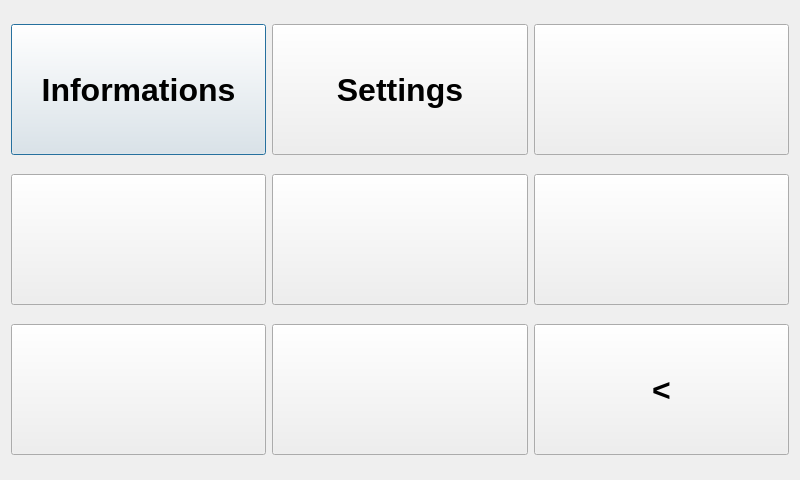
<?xml version="1.0" encoding="UTF-8"?>
<ui version="4.0">
 <class>SystemMenu</class>
 <widget class="QDialog" name="SystemMenu">
  <property name="geometry">
   <rect>
    <x>0</x>
    <y>0</y>
    <width>800</width>
    <height>480</height>
   </rect>
  </property>
  <property name="windowTitle">
   <string>Dialog</string>
  </property>
  <layout class="QGridLayout" name="gridLayout">
   <item row="0" column="0">
    <widget class="QPushButton" name="music_button">
     <property name="minimumSize">
      <size>
       <width>0</width>
       <height>131</height>
      </size>
     </property>
     <property name="font">
      <font>
       <pointsize>24</pointsize>
       <weight>75</weight>
       <bold>true</bold>
      </font>
     </property>
     <property name="autoFillBackground">
      <bool>false</bool>
     </property>
     <property name="styleSheet">
      <string notr="true"/>
     </property>
     <property name="text">
      <string>Informations</string>
     </property>
     <property name="flat">
      <bool>false</bool>
     </property>
    </widget>
   </item>
   <item row="0" column="1">
    <widget class="QPushButton" name="music_button_2">
     <property name="minimumSize">
      <size>
       <width>0</width>
       <height>131</height>
      </size>
     </property>
     <property name="font">
      <font>
       <pointsize>24</pointsize>
       <weight>75</weight>
       <bold>true</bold>
      </font>
     </property>
     <property name="autoFillBackground">
      <bool>false</bool>
     </property>
     <property name="styleSheet">
      <string notr="true"/>
     </property>
     <property name="text">
      <string>Settings</string>
     </property>
     <property name="flat">
      <bool>false</bool>
     </property>
    </widget>
   </item>
   <item row="0" column="2">
    <widget class="QPushButton" name="alarm_button">
     <property name="minimumSize">
      <size>
       <width>0</width>
       <height>131</height>
      </size>
     </property>
     <property name="font">
      <font>
       <pointsize>24</pointsize>
       <weight>75</weight>
       <bold>true</bold>
      </font>
     </property>
     <property name="autoFillBackground">
      <bool>false</bool>
     </property>
     <property name="styleSheet">
      <string notr="true"/>
     </property>
     <property name="text">
      <string/>
     </property>
     <property name="flat">
      <bool>false</bool>
     </property>
    </widget>
   </item>
   <item row="1" column="0">
    <widget class="QPushButton" name="calendar_button">
     <property name="minimumSize">
      <size>
       <width>0</width>
       <height>131</height>
      </size>
     </property>
     <property name="font">
      <font>
       <pointsize>24</pointsize>
       <weight>75</weight>
       <bold>true</bold>
      </font>
     </property>
     <property name="autoFillBackground">
      <bool>false</bool>
     </property>
     <property name="styleSheet">
      <string notr="true"/>
     </property>
     <property name="text">
      <string/>
     </property>
     <property name="flat">
      <bool>false</bool>
     </property>
    </widget>
   </item>
   <item row="1" column="1">
    <widget class="QPushButton" name="alarm_button_3">
     <property name="minimumSize">
      <size>
       <width>0</width>
       <height>131</height>
      </size>
     </property>
     <property name="font">
      <font>
       <pointsize>24</pointsize>
       <weight>75</weight>
       <bold>true</bold>
      </font>
     </property>
     <property name="autoFillBackground">
      <bool>false</bool>
     </property>
     <property name="styleSheet">
      <string notr="true"/>
     </property>
     <property name="text">
      <string/>
     </property>
     <property name="flat">
      <bool>false</bool>
     </property>
    </widget>
   </item>
   <item row="1" column="2">
    <widget class="QPushButton" name="alarm_button_2">
     <property name="minimumSize">
      <size>
       <width>0</width>
       <height>131</height>
      </size>
     </property>
     <property name="font">
      <font>
       <pointsize>24</pointsize>
       <weight>75</weight>
       <bold>true</bold>
      </font>
     </property>
     <property name="autoFillBackground">
      <bool>false</bool>
     </property>
     <property name="styleSheet">
      <string notr="true"/>
     </property>
     <property name="text">
      <string/>
     </property>
     <property name="flat">
      <bool>false</bool>
     </property>
    </widget>
   </item>
   <item row="2" column="0">
    <widget class="QPushButton" name="alarm_button_4">
     <property name="minimumSize">
      <size>
       <width>0</width>
       <height>131</height>
      </size>
     </property>
     <property name="font">
      <font>
       <pointsize>24</pointsize>
       <weight>75</weight>
       <bold>true</bold>
      </font>
     </property>
     <property name="autoFillBackground">
      <bool>false</bool>
     </property>
     <property name="styleSheet">
      <string notr="true"/>
     </property>
     <property name="text">
      <string/>
     </property>
     <property name="flat">
      <bool>false</bool>
     </property>
    </widget>
   </item>
   <item row="2" column="1">
    <widget class="QPushButton" name="alarm_button_5">
     <property name="minimumSize">
      <size>
       <width>0</width>
       <height>131</height>
      </size>
     </property>
     <property name="font">
      <font>
       <pointsize>24</pointsize>
       <weight>75</weight>
       <bold>true</bold>
      </font>
     </property>
     <property name="autoFillBackground">
      <bool>false</bool>
     </property>
     <property name="styleSheet">
      <string notr="true"/>
     </property>
     <property name="text">
      <string/>
     </property>
     <property name="flat">
      <bool>false</bool>
     </property>
    </widget>
   </item>
   <item row="2" column="2">
    <widget class="QPushButton" name="alarm_button_6">
     <property name="minimumSize">
      <size>
       <width>0</width>
       <height>131</height>
      </size>
     </property>
     <property name="font">
      <font>
       <pointsize>24</pointsize>
       <weight>75</weight>
       <bold>true</bold>
      </font>
     </property>
     <property name="autoFillBackground">
      <bool>false</bool>
     </property>
     <property name="styleSheet">
      <string notr="true"/>
     </property>
     <property name="text">
      <string>&lt;</string>
     </property>
     <property name="flat">
      <bool>false</bool>
     </property>
    </widget>
   </item>
  </layout>
 </widget>
 <resources/>
 <connections/>
</ui>
